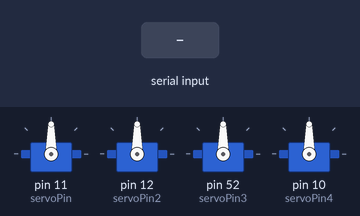
Recording of a sketch running on a simulated Arduino Mega 2560, built with avr-gcc and run on an emulated ATmega2560. Parts: 4 × servo. Inputs (shaded band) come from the test bench.

Above: at 1.2 s.
1.3 s: "1\n" received over Serial
At 2.5 s:
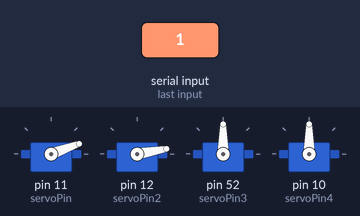
3.3 s: "2\n" received over Serial
At 5.0 s:
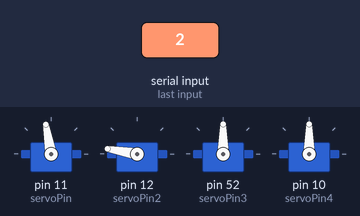
5.3 s: "3\n" received over Serial
At 6.7 s:
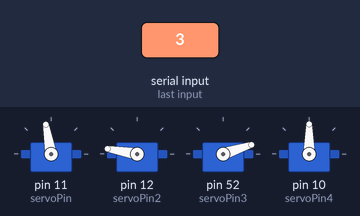
7.2 s: "4\n" received over Serial
At 8.6 s:
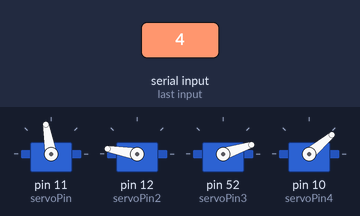
9.7 s: "1\n" received over Serial
At 11.3 s:
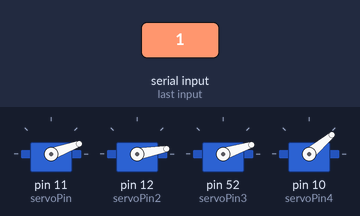
11.7 s: "2\n" received over Serial
At 12.1 s:
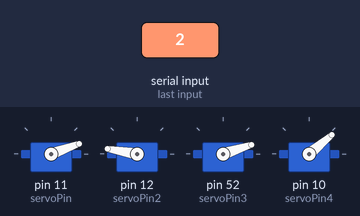
Timing chart, 0 to 14.7 s (numbered marks = the images above; inputs shaded):
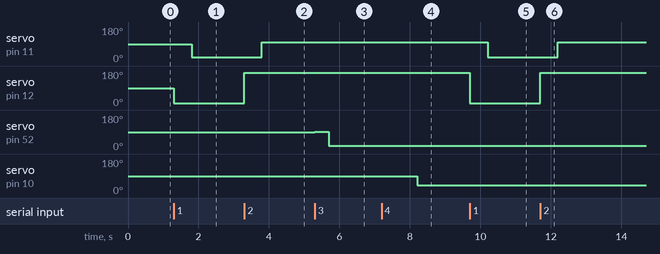

The sketch:

GenerarSecuencia.ino
```cpp
#include <Servo.h>

Servo servo;
Servo servo2;
Servo servo3;
Servo servo4;

int servoPin = 11; // servo que empuja las barritas
int servoPin2 = 12; //servo que controla las barritas (abajo)
int servoPin3 = 52; //servo que controla los lacasitos
int servoPin4 = 10; //servo que controla la rampa

void setup() {
  Serial.begin(9600);
  servo.attach(servoPin);
  servo2.attach(servoPin2);
  servo3.attach(servoPin3);
  servo4.attach(servoPin4);
}

void loop() {
  if (Serial.available() > 0) {
    int command = Serial.parseInt();  // Lee el número introducido en el puerto serie

    if (command == 1) {
      servo2.write(10);
      delay(500);
      servo.write(20);
    } else if (command == 2) {
      servo2.write(170);
      delay(500);
      servo.write(100);
    } else if (command == 3) {
      servo3.write(92);
      delay(400);
      servo3.write(18);
    } else if (command == 4){
      servo4.write(90);
      delay(1000);
      servo4.write(40);
    }
  }
}
```

Measured:
- after the input at 1.3 s, servo on pin 11 (servoPin): 90° → 20° after 0.50 s; servo on pin 12 (servoPin2): 90° → 10° at once
- after the input at 3.3 s, servo on pin 11 (servoPin): 20° → 100° after 0.50 s; servo on pin 12 (servoPin2): 10° → 170° at once
- after the input at 5.3 s, servo on pin 52 (servoPin3): 90° → 92° at once, → 18° 0.40 s later
- after the input at 7.2 s, servo on pin 10 (servoPin4): 90° → 40° after 1.0 s
- after the input at 9.7 s, servo on pin 11 (servoPin): 100° → 20° after 0.50 s; servo on pin 12 (servoPin2): 170° → 10° at once
- after the input at 11.7 s, servo on pin 11 (servoPin): 20° → 100° after 0.50 s; servo on pin 12 (servoPin2): 10° → 170° at once
